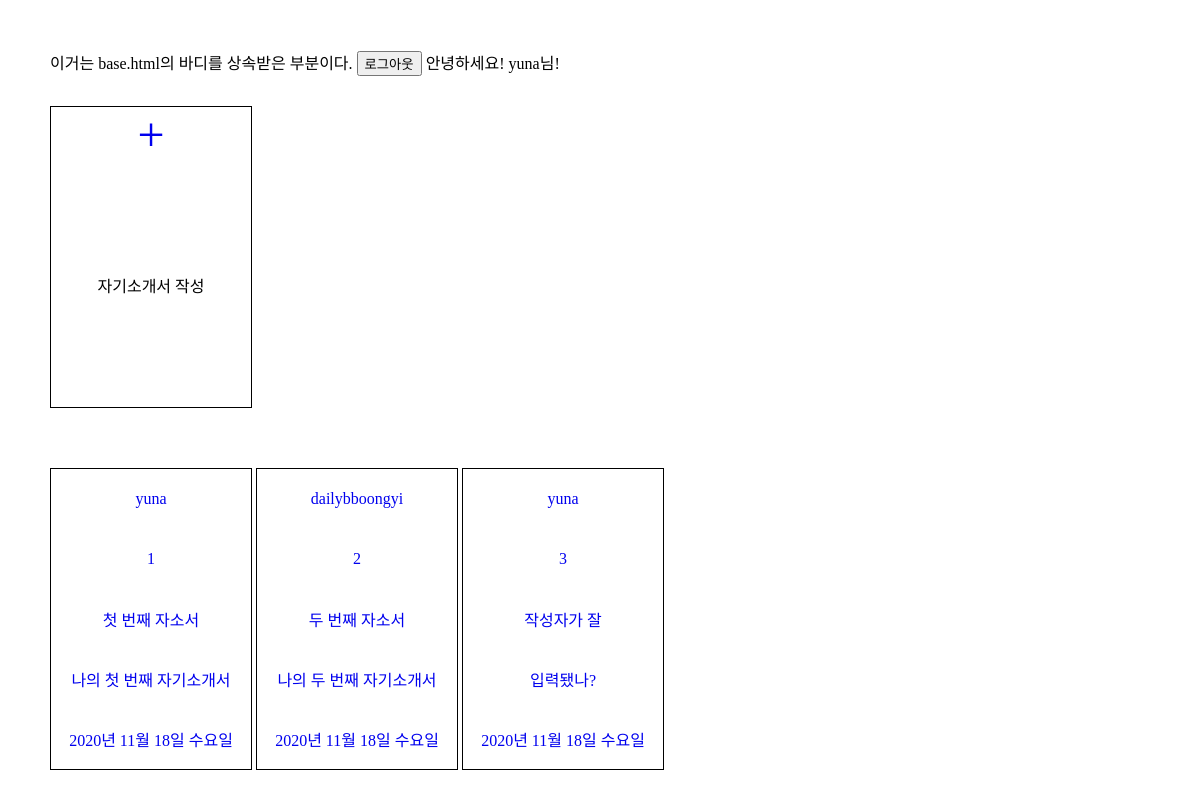
The app's page / (signed in) with its own data.
### main/models.py (models this page shows)
class Jasoseol(models.Model):
    title = models.CharField(max_length=50)
    content = models.TextField()
    updated_at = models.DateTimeField(auto_now=True)
    author = models.ForeignKey(User, on_delete=models.CASCADE)

### main/views.py (the view)
# urls.py: path('', index, name="index"),
def index(request):
    all_jss = Jasoseol.objects.all()
    return render(request, 'index.html', {'all_jss' : all_jss})

### main/templates/index.html (shortened to what this page needs)
{% extends "base.html" %}
{% load static %}
{% block head %}
    <link rel="stylesheet" types="text/css" href="{% static 'css/index.css' %}" />
{% endblock %}
{% block content %}
    {% if user.is_authenticated %}
    <a href="{% url 'logout' %}">
        <button>로그아웃</button>
    </a>
    안녕하세요! {{user}}님!
    {% endif %}
    <div class="make_jss">
        <a href="{% url 'create' %}">
            <div class="plus_btn">
                +
            </div>
        </a>
        <p>자기소개서 작성</p>
    </div>
    {% for jss in all_jss %}
    <a href="{% url 'detail' jss.id %}">
    <div class="all_jss">
        <p>{{jss.author}}</p>
        <p>{{jss.id}}</p>
        <p>{{jss.title}}</p>
        <p>{{jss.content}}</p>
        <p>{{jss.updated_at|date:"Y년 m월 d일 D"}}</p>
    </div>
    </a>
    {% endfor %}
{% endblock %}

### main/static/css/index.css (style rules this page uses)
body { margin: 0; padding: 50px; }
a { text-decoration: none; }
.make_jss, .all_jss { width: 200px; height: 300px; border: 1px solid black; display: flex; flex-direction: column; align-items: center; margin-bottom: 30px; margin-top: 30px; }
.all_jss { display: inline-flex; }
.plus_btn { flex: 1; display: flex; align-items: center; font-size: 3rem; }
p { flex: 1; display: flex; align-items: center; }

### records on screen
Jasoseol: author "yuna", id "1", title "첫 번째 자소서", content "나의 첫 번째 자기소개서", updated_at "2020년 11월 18일 수요일"
Jasoseol: author "dailybboongyi", id "2", title "두 번째 자소서", content "나의 두 번째 자기소개서", updated_at "2020년 11월 18일 수요일"
Jasoseol: author "yuna", id "3", title "작성자가 잘", content "입력됐나?", updated_at "2020년 11월 18일 수요일"

### other values on screen
{{ user }} "yuna"
